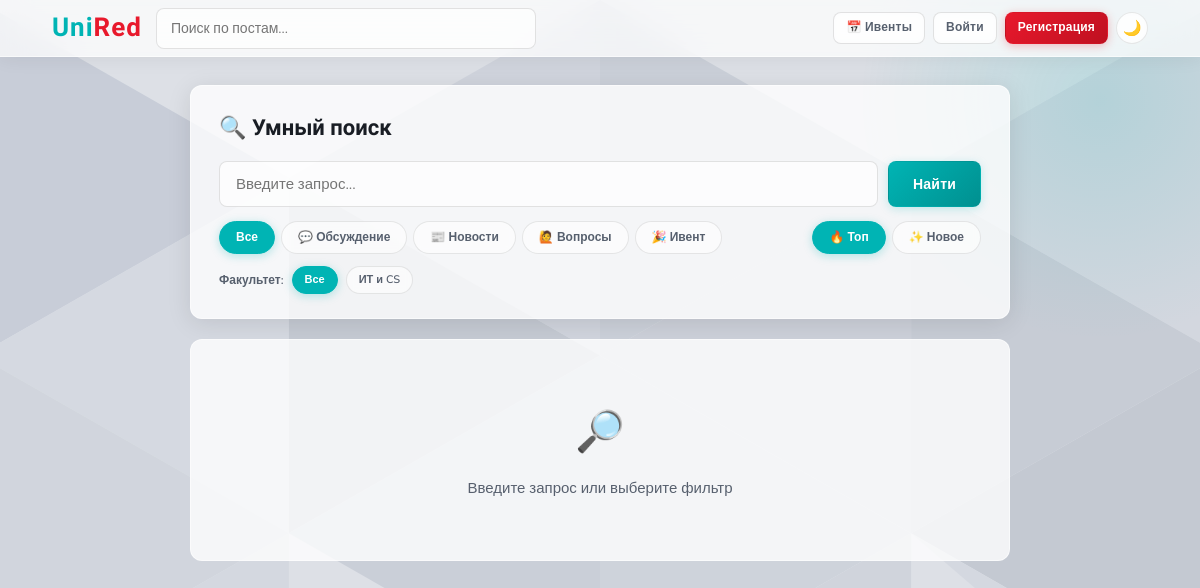
Before: /search with the older database file.
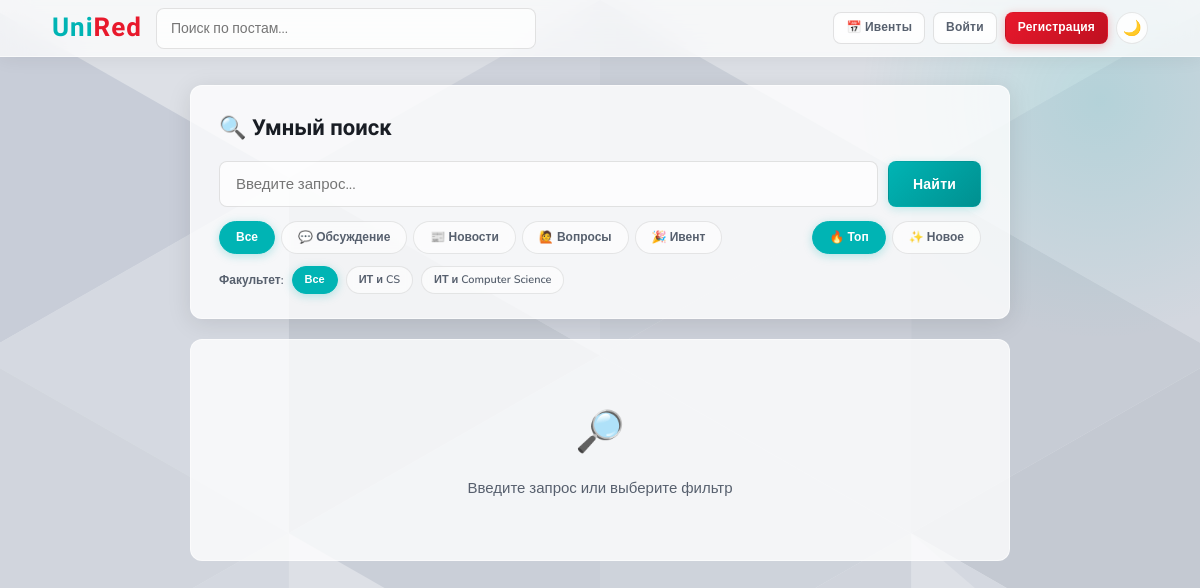
After: the same page with the newer database file.
### tables this page shows
CREATE TABLE users (
            id INTEGER PRIMARY KEY AUTOINCREMENT,
            username TEXT UNIQUE NOT NULL,
            email TEXT UNIQUE NOT NULL,
            password TEXT NOT NULL,
            faculty TEXT DEFAULT '',
            role TEXT DEFAULT 'student',
            created_at TEXT DEFAULT (datetime('now'))
        , bio TEXT DEFAULT '');

### unired/app.py (the view)
@app.route('/search')
def search():
    user = current_user()
    q = request.args.get('q', '').strip()
    tag = request.args.get('tag', '')
    sort = request.args.get('sort', 'hot')
    faculty = request.args.get('faculty', '')
    conn = get_db()
    sql = '''SELECT p.*, u.username, u.faculty FROM posts p JOIN users u ON p.user_id=u.id WHERE 1=1'''
    params = []
    if q: sql += ' AND (p.title LIKE ? OR p.body LIKE ?)'; params += [f'%{q}%', f'%{q}%']
    if tag: sql += ' AND p.tag=?'; params.append(tag)
    if faculty: sql += ' AND u.faculty=?'; params.append(faculty)
    if sort == 'new': sql += ' ORDER BY p.created_at DESC'
    elif sort == 'top': sql += ' ORDER BY p.votes DESC'
    else: sql += ' ORDER BY p.votes DESC, p.created_at DESC'
    posts = conn.execute(sql, params).fetchall()
    faculties = conn.execute('SELECT DISTINCT faculty FROM users WHERE faculty != "" ORDER BY faculty').fetchall()
    conn.close()
    return render_template('search.html', user=user, posts=posts, q=q, tag=tag, sort=sort, faculty=faculty, faculties=faculties)

### unired/app.py (called while the page is built)
def get_db():
    conn = sqlite3.connect(DB)
    conn.row_factory = sqlite3.Row
    return conn

def current_user():
    if 'user_id' in session:
        conn = get_db()
        user = conn.execute('SELECT * FROM users WHERE id=?', (session['user_id'],)).fetchone()
        conn.close()
        return user
    return None

### unired/templates/search.html (shortened to what this page needs)
{% extends "base.html" %}
{% block content %}
<div style="max-width:860px;margin:28px auto;padding:0 20px">
  <div style="background:var(--surface);border:1px solid var(--border);border-radius:var(--radius);padding:24px 28px;margin-bottom:20px;box-shadow:var(--shadow-md)">
    <div style="font-family:'Rajdhani',sans-serif;font-size:22px;font-weight:700;margin-bottom:16px">🔍 Умный поиск</div>
    <form method="get" action="/search">
      <div style="display:flex;gap:10px;margin-bottom:14px">
        <input type="text" name="q" value="{{ q }}" placeholder="Введите запрос..." style="flex:1;font-size:15px;padding:12px 16px">
        <button type="submit" class="btn btn-teal" style="padding:12px 24px;font-size:14px">Найти</button>
      </div>
      <div style="display:flex;flex-wrap:wrap;gap:10px;align-items:center">
        <div style="display:flex;gap:6px;flex-wrap:wrap">
          {% for t, label in [('','Все'),('discuss','💬 Обсуждение'),('news','📰 Новости'),('help','🙋 Вопросы'),('event','🎉 Ивент')] %}
          <a href="/search?q={{ q }}&tag={{ t }}&sort={{ sort }}&faculty={{ faculty }}"
             class="filter-pill {% if tag == t %}active{% endif %}">{{ label }}</a>
          {% endfor %}
        </div>
        <div style="display:flex;gap:6px;margin-left:auto">
          <a href="/search?q={{ q }}&tag={{ tag }}&sort=hot&faculty={{ faculty }}" class="filter-pill {% if sort=='hot' %}active{% endif %}">🔥 Топ</a>
          <a href="/search?q={{ q }}&tag={{ tag }}&sort=new&faculty={{ faculty }}" class="filter-pill {% if sort=='new' %}active{% endif %}">✨ Новое</a>
        </div>
      </div>
      {% if faculties %}
      <div style="margin-top:12px;display:flex;gap:8px;flex-wrap:wrap;align-items:center">
        <span style="font-size:12px;color:var(--muted);font-weight:600">Факультет:</span>
        <a href="/search?q={{ q }}&tag={{ tag }}&sort={{ sort }}&faculty=" class="filter-pill {% if not faculty %}active{% endif %}" style="font-size:11px;padding:4px 12px">Все</a>
        {% for f in faculties %}
        {% if f.faculty %}
        <a href="/search?q={{ q }}&tag={{ tag }}&sort={{ sort }}&faculty={{ f.faculty }}"
           class="filter-pill {% if faculty == f.faculty %}active{% endif %}" style="font-size:11px;padding:4px 12px">{{ f.faculty }}</a>
        {% endif %}
        {% endfor %}
      </div>
      {% endif %}
    </form>
  </div>
  {% if q or tag or faculty %}
  <div style="font-size:13px;color:var(--muted);margin-bottom:14px;font-weight:600">
    Найдено: <strong style="color:var(--text)">{{ posts|length }}</strong> постов
    {% if q %} по запросу «<strong style="color:var(--teal)">{{ q }}</strong>»{% endif %}
  </div>
  {% if posts %}
    {% for post in posts %}
    <div class="post-card">
      <div class="vote-col">
        <span style="font-size:18px;color:var(--hint)">▲</span>
        <span class="vote-count">{{ post.votes }}</span>
      </div>
      <div class="post-body-wrap">
        <div class="post-meta">
          <span class="tag-badge tag-{{ post.tag }}">
            {% if post.tag=='news' %}Новости{% elif post.tag=='event' %}Ивент{% elif post.tag=='discuss' %}Обсуждение{% elif post.tag=='help' %}Вопрос{% elif post.tag=='admin' %}Объявление{% else %}{{ post.tag }}{% endif %}
          </span>
          <span class="post-author">u/{{ post.username }}{% if post.faculty %} · {{ post.faculty }}{% endif %}</span>
          <span class="post-time">{{ time_ago(post.created_at) }}</span>
        </div>
        <div class="post-title"><a href="/post/{{ post.id }}">{{ post.title }}</a></div>
        <div class="post-excerpt">{{ post.body }}</div>
        <div class="post-actions">
          <a href="/post/{{ post.id }}" class="action-link">💬 Комментарии</a>
        </div>
      </div>
    </div>
    {% endfor %}
  {% else %}
    <div style="text-align:center;padding:60px 20px;background:var(--surface);border:1px solid var(--border);border-radius:var(--radius)">
      <div style="font-size:40px;margin-bottom:12px">🔍</div>
      <div style="color:var(--muted)">Ничего не найдено. Попробуйте другой запрос.</div>
    </div>
  {% endif %}
  {% else %}
  <div style="text-align:center;padding:60px 20px;background:var(--surface);border:1px solid var(--border);border-radius:var(--radius)">
    <div style="font-size:40px;margin-bottom:12px">🔎</div>
    <div style="color:var(--muted)">Введите запрос или выберите фильтр</div>
  </div>
  {% endif %}
</div>
{% endblock %}

### unired/templates/base.html (shortened to what this page needs)
<!DOCTYPE html>
<html lang="ru">
<head>
</head>
<body>
<nav>
  <div class="nav-inner">
    <a href="/" class="nav-logo"><span class="logo-uni">Uni</span><span class="logo-red">Red</span></a>
    <div class="nav-search">
      <form method="get" action="/">
        <input type="text" name="q" placeholder="Поиск по постам..." value="{{ request.args.get('q','') }}">
      </form>
    </div>
    <div class="nav-links">
      <a href="/events" class="btn btn-outline btn-sm">📅 Ивенты</a>
      {% if user %}
        <a href="/post/new" class="btn btn-teal btn-sm">+ Пост</a>
        <a href="/messages" class="btn btn-outline btn-sm" style="position:relative">
          💬
          <span id="unread-badge" style="display:none;position:absolute;top:-4px;right:-4px;background:var(--accent);color:#fff;border-radius:50%;width:16px;height:16px;font-size:10px;display:flex;align-items:center;justify-content:center;font-weight:700"></span>
        </a>
        <a href="/profile" class="user-badge" style="text-decoration:none">
          <div class="avatar">{{ user.username[0].upper() }}</div>
          <span>{{ user.username }}</span>
        </a>
        <a href="/logout" class="btn btn-outline btn-sm">Выйти</a>
      {% else %}
        <a href="/login" class="btn btn-outline btn-sm">Войти</a>
        <a href="/register" class="btn btn-primary btn-sm">Регистрация</a>
      {% endif %}
      <button class="theme-toggle" onclick="toggleTheme()" title="Тёмная тема">🌙</button>
    </div>
  </div>
</nav>
{% block content %}{% endblock %}
</body>
</html>

### unired/templates/base.html (style rules this page uses)
:root { --bg: #dde0e6; --surface: rgba(255,255,255,0.78); --surface-solid: #ffffff; --border: rgba(255,255,255,0.55); --border-dark: rgba(0,0,0,0.08); --text: #191d24; --muted: #57606e; --hint: #99a0ad; --accent: #e8192c; --accent-light: #ffeaec; --teal: #00b4b4; --teal-dark: #009090; --teal-light: #e0f7f7; --blue: #185fa5; --blue-light: #e6f1fb; --green: #1d9e75; --green-light: #e1f5ee; --purple: #534ab7; --purple-light: #eeedfe; --amber: #ba7517; --amber-light: #faeeda; --radius: 12px; --radius-sm: 8px; --glass: blur(14px); --shadow: 0 2px 16px rgba(0,0,0,0.07); --shadow-md: 0 4px 24px rgba(0,0,0,0.1); }
* { box-sizing: border-box; margin: 0; padding: 0; }
body { font-family: 'Nunito', sans-serif; color: var(--text); line-height: 1.6; font-size: 15px; min-height: 100vh; background: var(--bg); position: relative; }
body::before { content: ''; position: fixed; inset: 0; z-index: -2; }
body::after { content: ''; position: fixed; top: -150px; right: -150px; z-index: -1; width: 500px; height: 500px; border-radius: 50%; background: radial-gradient(circle, rgba(0,180,180,0.15) 0%, transparent 68%); pointer-events: none; }
a { color: inherit; text-decoration: none; }
nav { background: rgba(255,255,255,0.72); backdrop-filter: var(--glass); -webkit-backdrop-filter: var(--glass); border-bottom: 1px solid var(--border); position: sticky; top: 0; z-index: 100; box-shadow: 0 1px 20px rgba(0,0,0,0.07); }
.nav-inner { max-width: 1140px; margin: 0 auto; padding: 0 22px; display: flex; align-items: center; height: 56px; gap: 14px; }
.nav-logo { font-family: 'Rajdhani', sans-serif; font-size: 26px; font-weight: 700; letter-spacing: 1px; display: flex; align-items: baseline; gap: 0; }
.logo-uni { color: var(--teal); }
.logo-red { color: var(--accent); }
.nav-search { flex: 1; max-width: 380px; }
.nav-search input { width: 100%; padding: 8px 18px; border: 1px solid rgba(0,0,0,0.1); border-radius: 24px; font-size: 13px; font-family: 'Nunito', sans-serif; background: rgba(255,255,255,0.65); color: var(--text); outline: none; transition: all 0.2s; }
.nav-links { display: flex; align-items: center; gap: 8px; margin-left: auto; }
.btn { display: inline-flex; align-items: center; gap: 5px; padding: 7px 16px; border-radius: var(--radius-sm); font-size: 13px; font-weight: 700; font-family: 'Nunito', sans-serif; cursor: pointer; border: 1px solid transparent; transition: all 0.18s; letter-spacing: 0.2px; }
.btn-outline { border-color: rgba(0,0,0,0.11); color: var(--muted); background: rgba(255,255,255,0.55); backdrop-filter: blur(4px); }
.btn-primary { background: linear-gradient(135deg, var(--accent) 0%, #bf1020 100%); color: #fff; box-shadow: 0 2px 10px rgba(232,25,44,0.28); }
.btn-teal { background: linear-gradient(135deg, var(--teal) 0%, var(--teal-dark) 100%); color: #fff; box-shadow: 0 2px 10px rgba(0,180,180,0.22); }
.btn-sm { padding: 5px 12px; font-size: 12px; }
.filter-pill { font-size: 12px; padding: 6px 16px; border-radius: 24px; border: 1px solid rgba(0,0,0,0.09); background: rgba(255,255,255,0.6); backdrop-filter: blur(4px); color: var(--muted); cursor: pointer; transition: all 0.15s; text-decoration: none; display: inline-block; font-weight: 600; }
.filter-pill.active { background: var(--teal); border-color: var(--teal); color: #fff; box-shadow: 0 2px 10px rgba(0,180,180,0.28); }
input[type=text], input[type=email], input[type=password], input[type=datetime-local], select, textarea { width: 100%; padding: 10px 14px; border: 1px solid rgba(0,0,0,0.11); border-radius: var(--radius-sm); font-size: 14px; color: var(--text); background: rgba(255,255,255,0.7); outline: none; font-family: 'Nunito', sans-serif; transition: all 0.18s; }
.theme-toggle { background: rgba(255,255,255,0.55); border: 1px solid rgba(0,0,0,0.09); border-radius: 50%; width: 32px; height: 32px; cursor: pointer; font-size: 15px; display: flex; align-items: center; justify-content: center; transition: all 0.2s; backdrop-filter: blur(4px); flex-shrink: 0; }

Changed rows visible on the page:
added users: faculty "ИТ и Computer Science"
